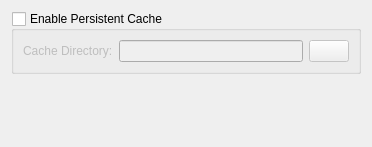
<ui version="4.0" >
 <class>CachePreferencesPage</class>
 <widget class="QWidget" name="CachePreferencesPage" >
  <property name="geometry" >
   <rect>
    <x>0</x>
    <y>0</y>
    <width>372</width>
    <height>147</height>
   </rect>
  </property>
  <property name="windowTitle" >
   <string>Form</string>
  </property>
  <layout class="QVBoxLayout" name="verticalLayout" >
   <item>
    <widget class="QGroupBox" name="groupBox" >
     <property name="title" >
      <string>Enable Persistent Cache</string>
     </property>
     <property name="flat" >
      <bool>false</bool>
     </property>
     <property name="checkable" >
      <bool>true</bool>
     </property>
     <property name="checked" >
      <bool>false</bool>
     </property>
     <layout class="QHBoxLayout" name="horizontalLayout" >
      <item>
       <widget class="QLabel" name="label" >
        <property name="text" >
         <string>Cache Directory:</string>
        </property>
       </widget>
      </item>
      <item>
       <widget class="QLineEdit" name="cacheEdit" >
        <property name="readOnly" >
         <bool>true</bool>
        </property>
       </widget>
      </item>
      <item>
       <widget class="QPushButton" name="chooseButton" >
        <property name="icon" >
         <iconset resource="../resources/resources.qrc" >
          <normaloff>:/images/fileopen.png</normaloff>:/images/fileopen.png</iconset>
        </property>
       </widget>
      </item>
     </layout>
    </widget>
   </item>
   <item>
    <spacer name="verticalSpacer" >
     <property name="orientation" >
      <enum>Qt::Vertical</enum>
     </property>
     <property name="sizeHint" stdset="0" >
      <size>
       <width>20</width>
       <height>40</height>
      </size>
     </property>
    </spacer>
   </item>
  </layout>
 </widget>
 <resources>
  <include location="../resources/resources.qrc" />
 </resources>
 <connections/>
</ui>
